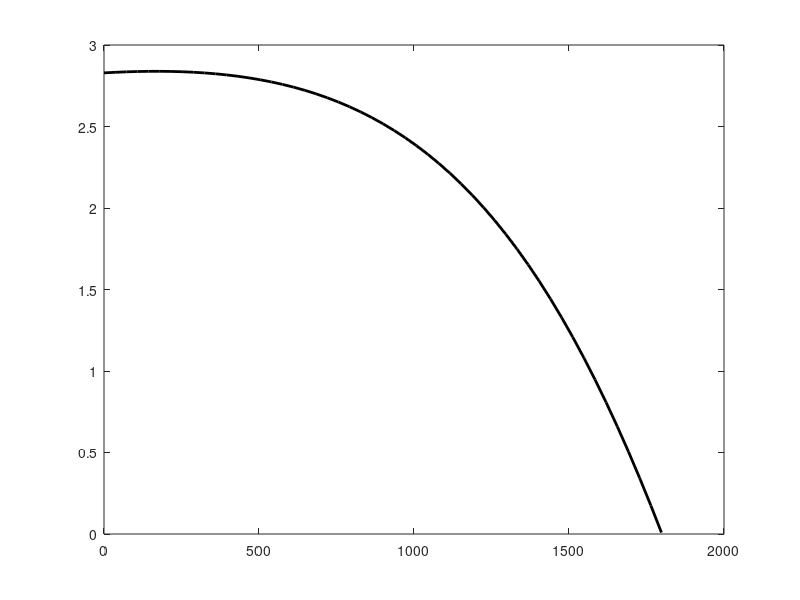

The MATLAB source for this figure:
% This M-file is an induction motor torque curve based on
% the experimental data and Chapman calculations at 60 Hz.
r1 = 12;
x1 = 11;
r2 = 22;
x2 = 11;
xm = 140;
v_phase = 208 / sqrt(3); n_synch = 1800;
w_synch = 188.5;
v_th = v_phase * ( xm / sqrt(r1^2 + (x1 + xm)^2) ); z_th = ((1i*xm) * (r1 + 1i*x1)) / (r1 + 1i*(x1 + xm)); r_th = real(z_th);
x_th = imag(z_th);
s = (0:1:50) / 50;
s(1) = 0.001;
nm = (1-s) * n_synch;
for ii = 1:51 % Note that if the semicolon is supressed s(ii); % at the end of a line, the result will print.
end
for ii = 1:51
t_ind1(ii) = (3 * v_th^2 * r2 / s(ii)) / ...
(w_synch * ((r_th + r2/s(ii))^2 + (x_th + x2)^2) );
end
%Plot torque-speed curve
plot (nm,t_ind1, 'Color', 'k', 'Linewidth' , 2.0 );